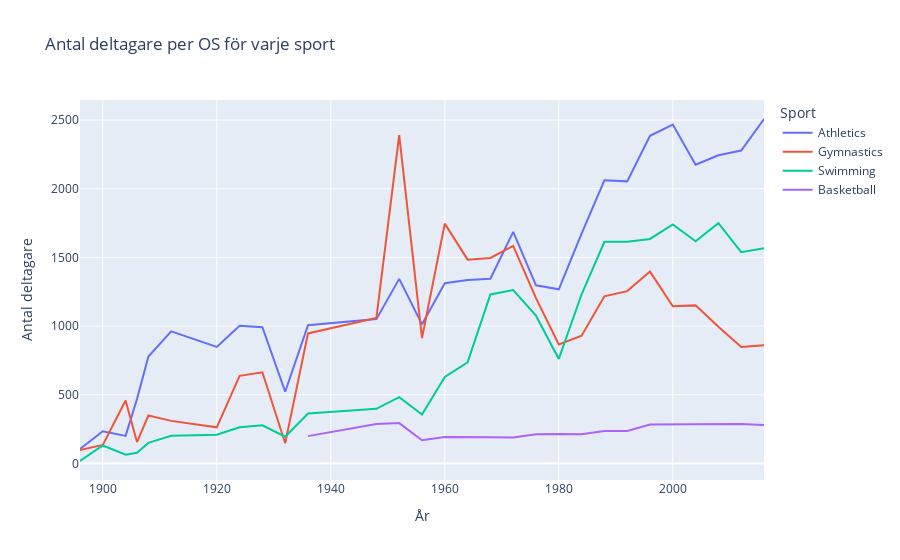

The notebook cell saved with this chart:
### Code cell
participants_per_sport_os = (
    df[df["Sport"].isin(selected_sports)]
    .groupby(["Year", "Sport"])
    .size()
    .reset_index(name="Count")
)


fig = px.line(
    participants_per_sport_os,
    x="Year",
    y="Count",
    color="Sport",
    title="Antal deltagare per OS för varje sport",
    labels={"Year": "År", "Count": "Antal deltagare", "Sport": "Sport"},
)

fig.show()

### Figure 1 — Plotly figure (JSON) as saved in the notebook; plotly's stock layout.template omitted (floating-point values rounded to 4 significant figures)
{"data": [{"hovertemplate": "Sport=Athletics<br>År=%{x}<br>Antal deltagare=%{y}<extra></extra>", "legendgroup": "Athletics", "line": {"color": "#636efa", "dash": "solid"}, "marker": {"symbol": "circle"}, "mode": "lines", "name": "Athletics", "orientation": "v", "showlegend": true, "type": "scatter", "x": [1896, 1900, 1904, 1906, 1908, 1912, 1920, 1924, 1928, 1932, 1936, 1948, 1952, 1956, 1960, 1964, 1968, 1972, 1976, 1980, 1984, 1988, 1992, 1996, 2000, 2004, 2008, 2012, 2016], "xaxis": "x", "y": [106, 234, 201, 470, 778, 962, 849, 1003, 992, 522, 1007, 1051, 1344, 1013, 1312, 1335, 1345, 1686, 1297, 1268, 1674, 2062, 2054, 2386, 2468, 2175, 2244, 2278, 2508], "yaxis": "y"}, {"hovertemplate": "Sport=Gymnastics<br>År=%{x}<br>Antal deltagare=%{y}<extra></extra>", "legendgroup": "Gymnastics", "line": {"color": "#EF553B", "dash": "solid"}, "marker": {"symbol": "circle"}, "mode": "lines", "name": "Gymnastics", "orientation": "v", "showlegend": true, "type": "scatter", "x": [1896, 1900, 1904, 1906, 1908, 1912, 1920, 1924, 1928, 1932, 1936, 1948, 1952, 1956, 1960, 1964, 1968, 1972, 1976, 1980, 1984, 1988, 1992, 1996, 2000, 2004, 2008, 2012, 2016], "xaxis": "x", "y": [97, 135, 458, 156, 349, 310, 263, 638, 664, 147, 947, 1060, 2391, 913, 1746, 1484, 1496, 1584, 1204, 866, 930, 1217, 1255, 1397, 1144, 1151, 996, 848, 861], "yaxis": "y"}, {"hovertemplate": "Sport=Swimming<br>År=%{x}<br>Antal deltagare=%{y}<extra></extra>", "legendgroup": "Swimming", "line": {"color": "#00cc96", "dash": "solid"}, "marker": {"symbol": "circle"}, "mode": "lines", "name": "Swimming", "orientation": "v", "showlegend": true, "type": "scatter", "x": [1896, 1900, 1904, 1906, 1908, 1912, 1920, 1924, 1928, 1932, 1936, 1948, 1952, 1956, 1960, 1964, 1968, 1972, 1976, 1980, 1984, 1988, 1992, 1996, 2000, 2004, 2008, 2012, 2016], "xaxis": "x", "y": [18, 131, 64, 78, 150, 201, 209, 263, 278, 195, 364, 398, 483, 356, 630, 736, 1231, 1263, 1076, 761, 1232, 1614, 1615, 1635, 1741, 1618, 1749, 1538, 1568], "yaxis": "y"}, {"hovertemplate": "Sport=Basketball<br>År=%{x}<br>Antal deltagare=%{y}<extra></extra>", "legendgroup": "Basketball", "line": {"color": "#ab63fa", "dash": "solid"}, "marker": {"symbol": "circle"}, "mode": "lines", "name": "Basketball", "orientation": "v", "showlegend": true, "type": "scatter", "x": [1936, 1948, 1952, 1956, 1960, 1964, 1968, 1972, 1976, 1980, 1984, 1988, 1992, 1996, 2000, 2004, 2008, 2012, 2016], "xaxis": "x", "y": [199, 287, 294, 169, 192, 189, 191, 190, 213, 215, 213, 236, 236, 284, 286, 287, 287, 287, 281], "yaxis": "y"}], "layout": {"legend": {"title": {"text": "Sport"}, "tracegroupgap": 0}, "title": {"text": "Antal deltagare per OS för varje sport"}, "xaxis": {"anchor": "y", "domain": [0, 1], "title": {"text": "År"}}, "yaxis": {"anchor": "x", "domain": [0, 1], "title": {"text": "Antal deltagare"}}}}
